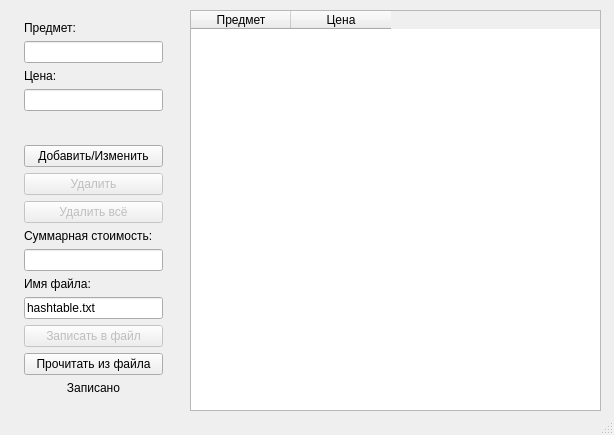
<?xml version="1.0" encoding="UTF-8"?>
<ui version="4.0">
 <class>MainWindow</class>
 <widget class="QMainWindow" name="MainWindow">
  <property name="geometry">
   <rect>
    <x>0</x>
    <y>0</y>
    <width>614</width>
    <height>435</height>
   </rect>
  </property>
  <property name="minimumSize">
   <size>
    <width>614</width>
    <height>435</height>
   </size>
  </property>
  <property name="maximumSize">
   <size>
    <width>614</width>
    <height>435</height>
   </size>
  </property>
  <property name="windowTitle">
   <string>LAB3</string>
  </property>
  <widget class="QWidget" name="centralWidget">
   <widget class="QTableWidget" name="hashTableWidget">
    <property name="geometry">
     <rect>
      <x>190</x>
      <y>10</y>
      <width>411</width>
      <height>401</height>
     </rect>
    </property>
    <property name="selectionMode">
     <enum>QAbstractItemView::SingleSelection</enum>
    </property>
    <property name="selectionBehavior">
     <enum>QAbstractItemView::SelectRows</enum>
    </property>
    <column>
     <property name="text">
      <string>Предмет</string>
     </property>
    </column>
    <column>
     <property name="text">
      <string>Цена</string>
     </property>
    </column>
   </widget>
   <widget class="QWidget" name="layoutWidget">
    <property name="geometry">
     <rect>
      <x>13</x>
      <y>10</y>
      <width>161</width>
      <height>396</height>
     </rect>
    </property>
    <layout class="QVBoxLayout" name="verticalLayout">
     <item>
      <widget class="QLabel" name="itemLabel">
       <property name="text">
        <string>Предмет:</string>
       </property>
      </widget>
     </item>
     <item>
      <widget class="QLineEdit" name="itemLineEdit"/>
     </item>
     <item>
      <widget class="QLabel" name="priceLabel">
       <property name="text">
        <string>Цена:</string>
       </property>
      </widget>
     </item>
     <item>
      <widget class="QLineEdit" name="priceLineEdit"/>
     </item>
     <item>
      <spacer name="verticalSpacer">
       <property name="orientation">
        <enum>Qt::Vertical</enum>
       </property>
       <property name="sizeHint" stdset="0">
        <size>
         <width>20</width>
         <height>40</height>
        </size>
       </property>
      </spacer>
     </item>
     <item>
      <widget class="QPushButton" name="addButton">
       <property name="text">
        <string>Добавить/Изменить</string>
       </property>
      </widget>
     </item>
     <item>
      <widget class="QPushButton" name="delButton">
       <property name="enabled">
        <bool>false</bool>
       </property>
       <property name="text">
        <string>Удалить</string>
       </property>
      </widget>
     </item>
     <item>
      <widget class="QPushButton" name="delAllButton">
       <property name="enabled">
        <bool>false</bool>
       </property>
       <property name="text">
        <string>Удалить всё</string>
       </property>
      </widget>
     </item>
     <item>
      <widget class="QLabel" name="sumValueLabel">
       <property name="text">
        <string>Суммарная стоимость:</string>
       </property>
      </widget>
     </item>
     <item>
      <widget class="QLineEdit" name="sumValueLineEdit">
       <property name="readOnly">
        <bool>true</bool>
       </property>
      </widget>
     </item>
     <item>
      <widget class="QLabel" name="fileNameLabel">
       <property name="text">
        <string>Имя файла:</string>
       </property>
      </widget>
     </item>
     <item>
      <widget class="QLineEdit" name="fileNameLineEdit">
       <property name="text">
        <string>hashtable.txt</string>
       </property>
      </widget>
     </item>
     <item>
      <widget class="QPushButton" name="writeToFileButton">
       <property name="enabled">
        <bool>false</bool>
       </property>
       <property name="text">
        <string>Записать в файл</string>
       </property>
      </widget>
     </item>
     <item>
      <widget class="QPushButton" name="readFromFileButton">
       <property name="enabled">
        <bool>true</bool>
       </property>
       <property name="text">
        <string>Прочитать из файла</string>
       </property>
      </widget>
     </item>
     <item>
      <widget class="QLabel" name="statusLabel">
       <property name="text">
        <string>Записано</string>
       </property>
       <property name="alignment">
        <set>Qt::AlignCenter</set>
       </property>
      </widget>
     </item>
    </layout>
   </widget>
  </widget>
  <widget class="QStatusBar" name="statusBar"/>
 </widget>
 <layoutdefault spacing="6" margin="11"/>
 <resources/>
 <connections/>
</ui>
